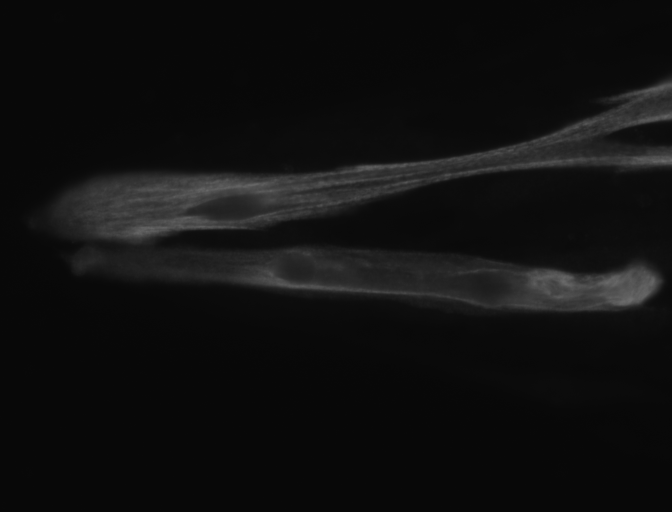
#> input picture Modele/Thibault_MachineLearning/test.TIF, 1344 x 1024 px, found by its file name (shown at 1/2 size)
$ python plot_LBP_upgraded.py
#> lines starting #> are read from the running program, lines starting #| are printed output that depends on the picture
### Modele/Thibault_MachineLearning/image.py
# -*- coding: utf-8 -*-
"""
Created on Fri Apr 13 10:20:57 2018

@author: castellt
"""
from skimage.feature import local_binary_pattern
from skimage.transform import resize
from skimage import io
from skimage.viewer import ImageViewer
import numpy as np

class image:

    def __init__(self, path, **keys):
        '''
        Parametres :

            - path (obligatoire) : chemin
            - resize : booleen, si false l'image n'est pas redimensionnee
            (par defaut, resize = true)
            - hauteur : hauteur de l'image (avant resize)
            - largeur : largeur de l'image (avant resize)
            - scall : ratio de redimensionnement de l'image

        Exemples :

            - image(path) :
                image par défaut ((1024*0.5)*(1344*0.5))

            - image(path, resize) :
                image par défaut non redimensionnée si
                resize est false ((1024)*(1344))

            - image(path, hauteur, largeur) :
                image de dim ((hauteur*0.5)*(largeur*0.5))

            - image(path, hauteur, largeur, scall) :
                image de dim ((hauteur*scall)*(largeur*scall))

            - image(path, scall) :
                image par défaut redimensionnée, de
                dim ((1024*scall)*(1344*scall)
        '''
#> called with path = 'test.tif'
        # echelle pour la redimension :
        if 'resize' in keys and (keys['resize'] == False):
            self.scall = 1
        elif 'scall' in keys: self.scall = keys['scall']
        else : self.scall = 1/2

        # dimensions d'une image :
        if 'hauteur' in keys: self.hImg = keys['hauteur']*self.scall
        else : self.hImg = 1024*self.scall

        if 'largeur' in keys: self.lImg = keys['largeur']*self.scall
        else : self.lImg = 1344*self.scall


        # nombre de rectangles :
        self.nbRecH = int(32*self.scall)
        self.nbRecL = int(24*self.scall)
        # dimensions d'un rectangle :
        self.hRec = int(self.hImg/self.nbRecH)
        self.lRec = int(self.lImg/self.nbRecL)

        self.img = io.imread(path)
#> self.img is the input picture: shape (1024, 1344) uint16; min 1961, max 28309, mean 4183.6
        if 'resize' in keys and (keys['resize'] == True):
            self.img = resize(self.img, (self.img.shape[0]*self.scall, self.img.shape[1]*self.scall), mode='constant')


    def LBP(self, n_points, radius):
#> called with n_points = 8, radius = 1
        return local_binary_pattern(self.img, n_points, radius, 'uniform')
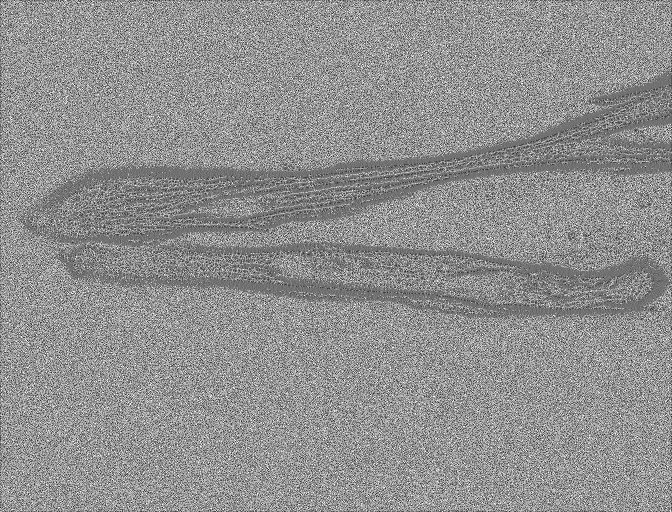
#> returned value: shape (1024, 1344) float64 (shown at 1/2 size); min 0, max 9, mean 5.09; drawn with min black and max white


    # [16 lines left out: function colorResult, not called in this run]


    def display(self):
        return ImageViewer(self.img)

### Modele/Thibault_MachineLearning/plot_LBP_upgraded.py
"""
===============================================
Local Binary Pattern
===============================================
https://machinelearningmastery.com/tutorial-to-implement-k-nearest-neighbors-in-python-from-scratch/
"""
from __future__ import print_function
import numpy as np
import matplotlib.pyplot as plt
from knn import knn
from image import image
import csv


plt.rcParams['font.size'] = 9


######################################################################


# settings for LBP
radius = 1
n_points = 8 * radius


scall = 1/2
# dimensions d'une image :
hImg = 1024*scall
lImg = 1344*scall
# nombre de rectangles :
nbRecH = int(32*scall)
nbRecL = int(24*scall)
# dimensions d'un rectangle :
hRec = int(hImg/nbRecH)
lRec = int(lImg/nbRecL)

# taille d'un vecteur caractérisant un sous rectangle
vecSize = 28


# image pour tester l'algorithme de machine learning :
nameTest = 'training.tif'
nameTest = 'test.tif'

imageAffichee = image(nameTest, resize = False)
imageTest = image(nameTest)
lbpTest = imageTest.LBP(n_points, radius)

testSet = np.zeros((nbRecH, nbRecL, vecSize+1))
# si testSet[i][j] est une strie, testSetOut[i][j]=1, 0 sinon.
# au départ, on initialise tout à 0.
testSetOut = np.zeros((nbRecH, nbRecL))


'''
===============================================
====== FONCTIONS DE GESTION DE FICHIER : ======
===============================================
'''


def initWriter(filePath) :
    """
    Ouvre un fichier a partir de son chemin "filePath" et cree
    un objet lecteur pour lire dans ce fichier.
    - filePath : le chemin du fichier
    retourne un fichier et son objet transcripteur.
    """
    file = open(filePath, "r", newline='')
    reader = csv.reader(file)
    return (reader, file)

def close(file) :
    """
    Ferme le fichier "file"
    - file : le fichier a fermer
    """
    file.close()

'''
===============================================
===============================================
'''


def caracterisation(set, lbp):
    """
    Caracterise les sous rectangles de lbp par les histogrammes
    de ces sous rectangles, et place ces caractéristiques dans la
    matrice set.
    """
    for i in range(0,nbRecL) :
        for j in range(0,nbRecH) :
            h0 = j*hRec
            l0 = i*lRec
            subRect = lbp[h0:h0+hRec, l0:l0+lRec]
            hist = np.histogram(subRect, bins=vecSize)
            #plt.plot(hist[1][0:25], hist[0][0:25])
            # on caracterise le carreau avec son histogramme :
            for k in range(0,vecSize):
                set[j][i][k] = hist[0][k]
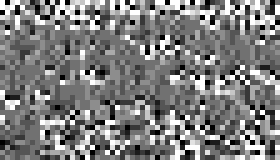
#> subRect: shape (32, 56) float64 (shown 5 times larger); min 0, max 9, mean 4.45; drawn with min black and max white
            #print(carac[j][i])


'''
===============================
============= MAIN ============
===============================
'''


def main():
    # chemin vers le fichier ou enregistrer la caracterisation :
    filePath = "caracTrainingSet.csv"
    caracterisation(testSet, lbpTest)
    k = 2
    for i in range(nbRecH) :
        for j in range(nbRecL) :
            (reader, file) = initWriter(filePath)
            neighbors = knn.getNeighbors(reader, testSet[i][j], k)
            result = knn.getResponse(neighbors)

            if(result==1):print(result)

            close(file)
            testSetOut[i][j] = result


#> (the run stopped early here; a loop or call above may not have finished)

$ run again, with Modele/Thibault_MachineLearning/test2.TIF copied over Modele/Thibault_MachineLearning/test.TIF
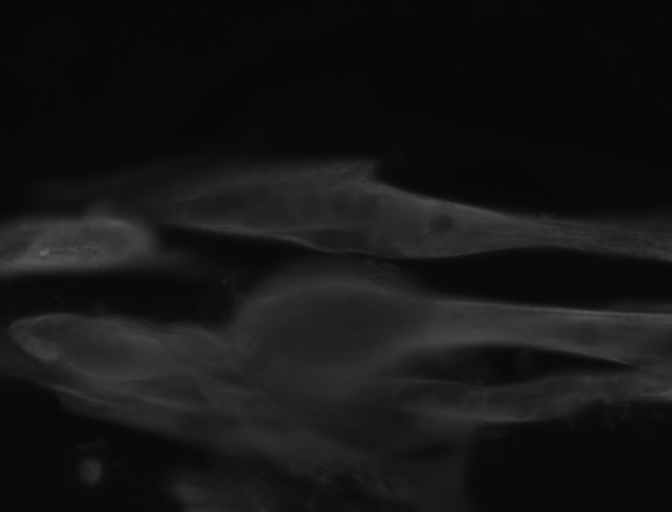
#> input picture Modele/Thibault_MachineLearning/test2.TIF, 1344 x 1024 px, found by its file name (shown at 1/2 size)
#> in __init__, self.img is the input picture: shape (1024, 1344) uint16; min 1994, max 26463, mean 5663.1
#> in LBP, `return local_binary_pattern(self.img, n_points, radius, 'uniform')`:
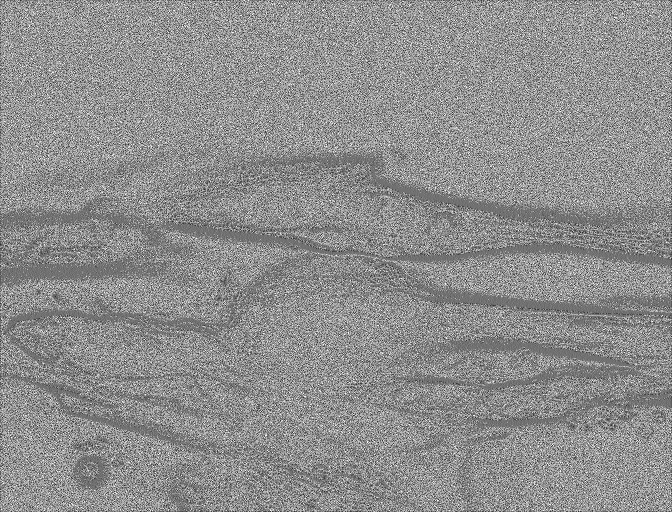
#> returned value: shape (1024, 1344) float64 (shown at 1/2 size); min 0, max 9, mean 5.02; drawn with min black and max white
#> after the loop in caracterisation, `for i in range(0,nbRecL) :`:
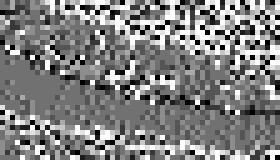
#> subRect: shape (32, 56) float64 (shown 5 times larger); min 0, max 9, mean 4.56; drawn with min black and max white

$ run again, with Modele/Thibault_MachineLearning/test4.TIF copied over Modele/Thibault_MachineLearning/test.TIF
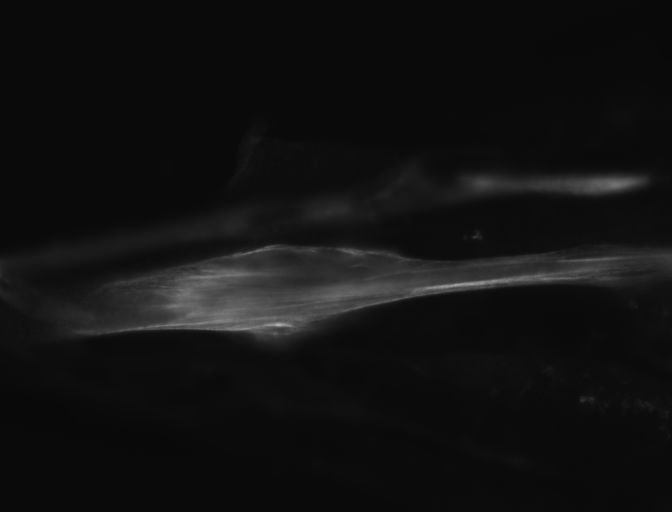
#> input picture Modele/Thibault_MachineLearning/test4.TIF, 1344 x 1024 px, found by its file name (shown at 1/2 size)
#> in __init__, self.img is the input picture: shape (1024, 1344) uint16; min 2142, max 46436, mean 4536.6
#> in LBP, `return local_binary_pattern(self.img, n_points, radius, 'uniform')`:
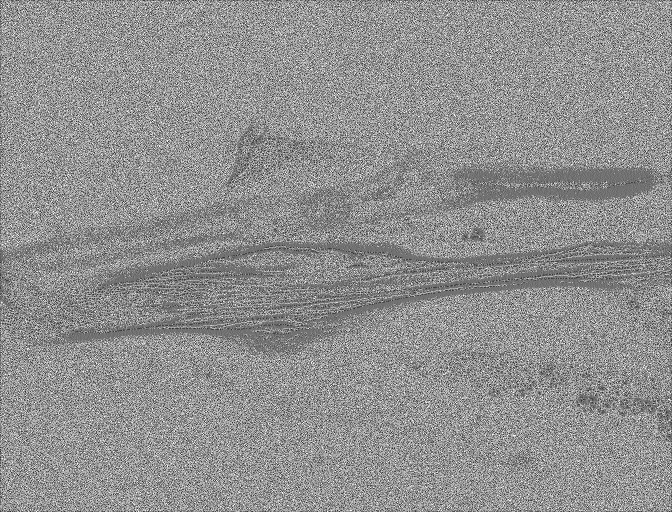
#> returned value: shape (1024, 1344) float64 (shown at 1/2 size); min 0, max 9, mean 5.1; drawn with min black and max white
#> after the loop in caracterisation, `for i in range(0,nbRecL) :`:
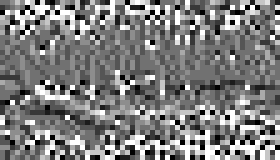
#> subRect: shape (32, 56) float64 (shown 5 times larger); min 0, max 9, mean 4.46; drawn with min black and max white
